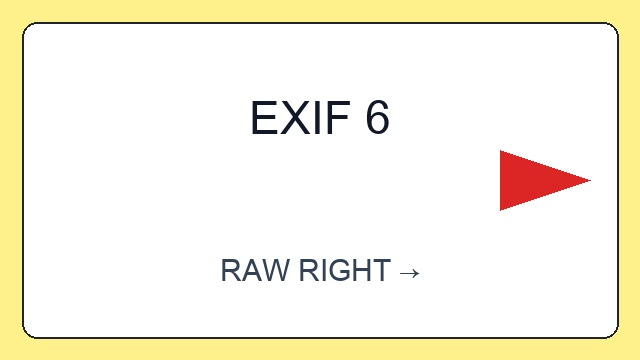
#> input picture qwen3-vl-8b-llamacpp/tests/fixtures/images/06-exif-orientation-6.jpg, 640 x 360 px
$ python lock_refined_region.py ../../qwen3-vl-8b-llamacpp/tests/fixtures/images/06-exif-orientation-6.jpg ../../qwen3-vl-8b-llamacpp/tests/fixtures/images/08-png-bytes-with-jpg-extension.jpg ../../qwen3-vl-8b-llamacpp/tests/fixtures/images/08-png-bytes-with-jpg-extension.jpg ../../qwen3-vl-8b-llamacpp/tests/fixtures/images/08-png-bytes-with-jpg-extension.jpg
#> lines starting #> are read from the running program, lines starting #| are printed output that depends on the picture
#!/usr/bin/env python3

from pathlib import Path
import sys

import numpy as np
from PIL import Image


def main() -> int:
    if len(sys.argv) != 5:
        print("usage: lock_refined_region.py BASE REFINED MASK OUTPUT", file=sys.stderr)
        return 2

    base_path, refined_path, mask_path, output_path = map(Path, sys.argv[1:])
    base = Image.open(base_path).convert("RGB")
#> base is the input picture: PIL image 640x360 RGB; mean R, G, B 248.2, 243.9, 225.8
    refined = Image.open(refined_path).convert("RGB")
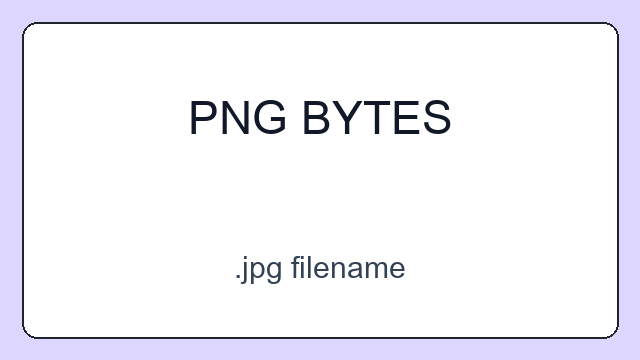
#> input picture qwen3-vl-8b-llamacpp/tests/fixtures/images/08-png-bytes-with-jpg-extension.jpg, 640 x 360 px
#> refined is the input picture: PIL image 640x360 RGB; mean R, G, B 241.6, 240.5, 248.1
    mask = Image.open(mask_path).convert("L")
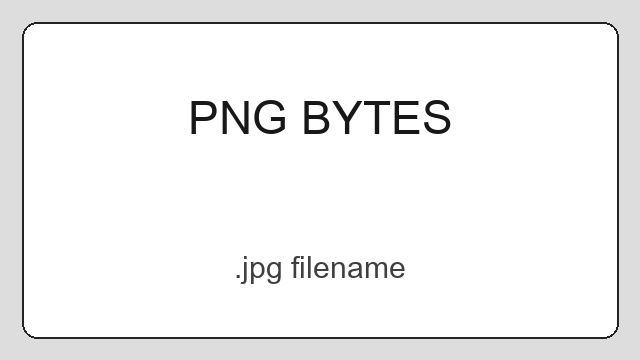
#> mask: PIL image 640x360 L; min 24, max 255, mean 241.8
    if base.size != refined.size or base.size != mask.size:
        raise ValueError("base, refined image, and mask must have identical dimensions")

    base_values = np.asarray(base, dtype=np.float32)
    refined_values = np.asarray(refined, dtype=np.float32)
    alpha = np.asarray(mask, dtype=np.float32)[..., None] / 255.0
    result = np.rint(base_values * (1.0 - alpha) + refined_values * alpha)
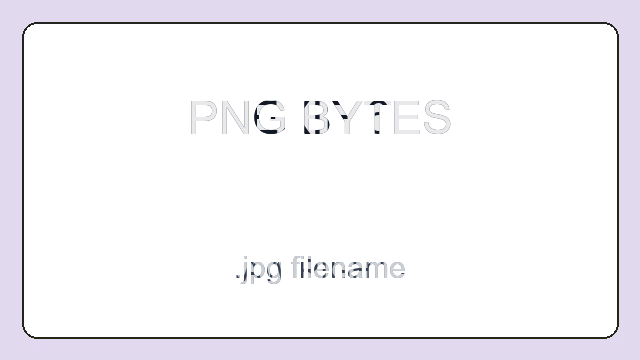
#> result: shape (360, 640, 3) float32; mean R, G, B 245.4, 244.1, 248.1
    output = Image.fromarray(np.clip(result, 0, 255).astype(np.uint8), mode="RGB")
    output_path.parent.mkdir(parents=True, exist_ok=True)
    output.save(output_path)
    print(f"Locked refinement saved to {output_path}")
    return 0


if __name__ == "__main__":
    raise SystemExit(main())
#> (the program exits here)
